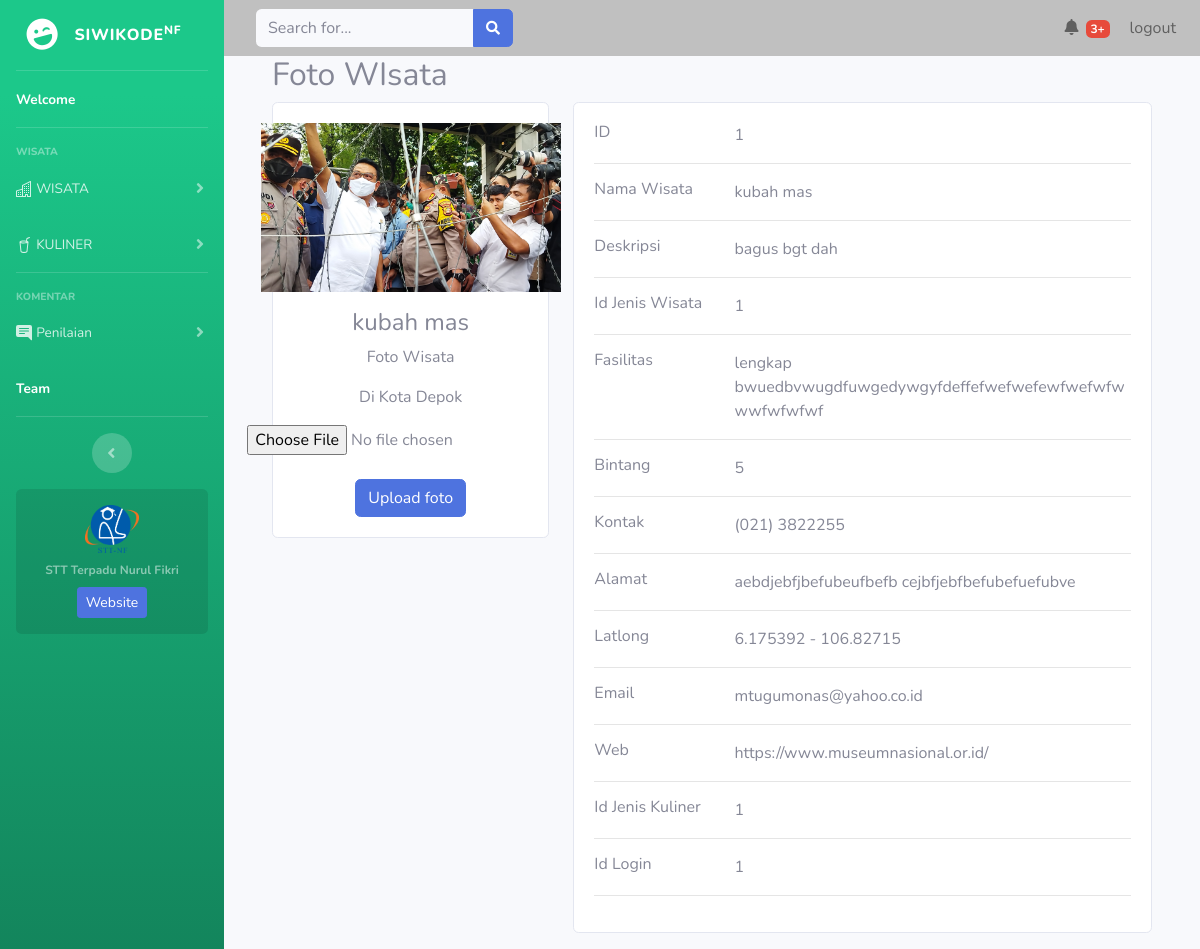
The app's page /siwikode/index.php/wisata/view/1 with its own data.
### tables this page shows
CREATE TABLE `wisata` (
  `id` int(11) NOT NULL,
  `nama_wisata` varchar(100) DEFAULT NULL,
  `deskripsi` text DEFAULT NULL,
  `jenis_wisata_id` int(11) NOT NULL,
  `fasilitas` text DEFAULT NULL,
  `bintang` smallint(6) DEFAULT NULL,
  `kontak` varchar(45) DEFAULT NULL,
  `alamat` text DEFAULT NULL,
  `latlong` varchar(20) DEFAULT NULL,
  `email` varchar(45) DEFAULT NULL,
  `web` varchar(45) DEFAULT NULL,
  `jenis_kuliner_id` int(11) NOT NULL,
  `id_penanggung_jawab` int(11) NOT NULL
);

### siwikode/application/controllers/Wisata.php (called while the page is built, shortened)
<?php
class Wisata extends CI_Controller {
    public function view($id){
        $this->load->model('wisata_model', 'wisata');
        $obj_wisata = $this->wisata->findById($id);
        $data['objwisata']=$obj_wisata;
        $data['error']='';
            $this->load->view('layouts/header');
            $this->load->view('wisata/view', $data);
            $this->load->view('layouts/footer');
    }
}
?>

### siwikode/index.php (called while the page is built, shortened)
<?php
require_once BASEPATH.'core/CodeIgniter.php';

### siwikode/application/models/Wisata_model.php (called while the page is built, shortened)
<?php
class Wisata_model extends CI_Model{
        public function findById($id){
            $query = $this->db->get_where('wisata', array('id'=>$id));
            return $query->row();
        }
}
?>

### siwikode/application/views/wisata/view.php (the view, shortened to what this page needs)
<div class="container">
    <div class="main-body">
    <div>
    <h2>Foto WIsata</h2>
    </div>
        <div class="row gutters-sm">
            <div class="col-md-4 mb-3">
            <div class="card">
                <div class="card-body">
                <div class="d-flex flex-column align-items-center text-center">
                <img src="<?=base_url()?>uploads/photos/<?=$objwisata->id?>.jpg" class="" width="300"/>
                    <div class="mt-3">
                    <h4><?=$objwisata->nama_wisata?></h4>
                    <p class="text-muted font-size-sm">Foto Wisata</p>
                    <p class="text-muted font-size-sm">Di Kota Depok</p>
<?php echo form_open_multipart('wisata/upload');?>
<input type="file" name="foto" size="200" />
<br/><br/>
<input type="submit" value="Upload foto" class="btn btn-primary"/>
</form>
                    </div>
                </div>
                </div>
            </div>
            </div>
            <div class="col-md-8">
            <div class="card mb-3">
                <div class="card-body">
                <div class="row">
                    <div class="col-sm-3">
                    <h6 class="mb-0">ID</h6>
                    </div>
                    <div class="col-sm-9 text-secondary">
                    <?=$objwisata->id?>
                    </div>
                </div>
                <hr>
                <div class="row">
                    <div class="col-sm-3">
                    <h6 class="mb-0">Nama Wisata</h6>
                    </div>
                    <div class="col-sm-9 text-secondary">
                    <?=$objwisata->nama_wisata?>
                    </div>
                </div>
                <hr>
                <div class="row">
                    <div class="col-sm-3">
                    <h6 class="mb-0">Deskripsi</h6>
                    </div>
                    <div class="col-sm-9 text-secondary">
                    <?=$objwisata->deskripsi?>
                    </div>
                </div>
                <hr>
                <div class="row">
                    <div class="col-sm-3">
                    <h6 class="mb-0">Id Jenis Wisata</h6>
                    </div>
                    <div class="col-sm-9 text-secondary">
                    <?=$objwisata->jenis_wisata_id?>
                    </div>
                </div>
                <hr>
                <div class="row">
                    <div class="col-sm-3">
                    <h6 class="mb-0">Fasilitas</h6>
                    </div>
                    <div class="col-sm-9 text-secondary">
                    <?=$objwisata->fasilitas?>
                    </div>
                </div>
                <hr>
                <div class="row">
                    <div class="col-sm-3">
                    <h6 class="mb-0">Bintang</h6>
                    </div>
                    <div class="col-sm-9 text-secondary">
                    <?=$objwisata->bintang?>
                    </div>
                </div>
                <hr>
                <div class="row">
                    <div class="col-sm-3">
                    <h6 class="mb-0">Kontak</h6>
                    </div>
                    <div class="col-sm-9 text-secondary">
                    <?=$objwisata->kontak?>
                    </div>
                </div>
                <hr>
                <div class="row">
                    <div class="col-sm-3">
                    <h6 class="mb-0">Alamat</h6>
                    </div>
                    <div class="col-sm-9 text-secondary">
                    <?=$objwisata->alamat?>
                    </div>
                </div>
                <hr>
                <div class="row">
                    <div class="col-sm-3">
                    <h6 class="mb-0">Latlong</h6>
                    </div>
                    <div class="col-sm-9 text-secondary">
                    <?=$objwisata->latlong?>
                    </div>
                </div>
                <hr>
                <div class="row">
                    <div class="col-sm-3">
                    <h6 class="mb-0">Email</h6>
                    </div>
                    <div class="col-sm-9 text-secondary">
                    <?=$objwisata->email?>
                    </div>
                </div>
                <hr>
                <div class="row">
                    <div class="col-sm-3">
                    <h6 class="mb-0">Web</h6>
                    </div>
                    <div class="col-sm-9 text-secondary">
                    <?=$objwisata->web?>
                    </div>
                </div>
                <hr>
                <div class="row">
                    <div class="col-sm-3">
                    <h6 class="mb-0">Id Jenis Kuliner</h6>
                    </div>
                    <div class="col-sm-9 text-secondary">
                    <?=$objwisata->jenis_kuliner_id?>
                    </div>
                </div>
                <hr>
                <div class="row">
                    <div class="col-sm-3">
                    <h6 class="mb-0">Id Login</h6>
                    </div>
                    <div class="col-sm-9 text-secondary">
                    <?=$objwisata->id_penanggung_jawab?>
                    </div>
                </div>
                <hr>
                </div>
            </div>
                </div>
            </div>
            </div>
        </div>
        </div>
    </div>

### siwikode/application/views/layouts/header.php (shortened to what this page needs)
<!DOCTYPE html>
<html lang="en">
<head>
    <link href="<?php echo base_url()?>assets/vendor/fontawesome-free/css/all.min.css" rel="stylesheet" type="text/css">
    <link href="<?php echo base_url()?>assets/css/sb-admin-2.min.css" rel="stylesheet">
</head>
<body id="page-top">
    <div id="wrapper">
        <ul class="navbar-nav bg-gradient-success sidebar sidebar-dark accordion" id="accordionSidebar">
            <a class="sidebar-brand d-flex align-items-center justify-content-center" href="http://localhost/siwikode/">
                <div class="sidebar-brand-icon rotate-n-15">
                    <i class="fas fa-laugh-wink"></i>
                </div>
                <div class="sidebar-brand-text mx-3">SIWIKODE<sup>NF</sup></div>
            </a>
            <hr class="sidebar-divider my-0">
            <li class="nav-item active">
                <a class="nav-link" href="http://localhost/siwikode/">
                    <span>Welcome</span></a>
            </li>
            <hr class="sidebar-divider">
            <div class="sidebar-heading">
                WISATA
            </div>
            <li class="nav-item">
                <a class="nav-link collapsed" href="#" data-toggle="collapse" data-target="#collapseTwo"
                    aria-expanded="true" aria-controls="collapseTwo">
                    <span>WISATA</span>
                </a>
            </li>
            <li class="nav-item">
                <a class="nav-link collapsed" href="#" data-toggle="collapse" data-target="#collapseUtilities"
                    aria-expanded="true" aria-controls="collapseUtilities">
                    <span>KULINER</span>
                </a>
            </li>
            <hr class="sidebar-divider">
            <div class="sidebar-heading">
                KOMENTAR
            </div>
            <li class="nav-item">
                <a class="nav-link collapsed" href="#" data-toggle="collapse" data-target="#collapsePages"
                    aria-expanded="true" aria-controls="collapsePages">
                    <span>Penilaian</span>
                </a>
            </li>
            <li class="nav-item active">
                <a class="nav-link" href="http://localhost/siwikode/index.php/team/index">
                    <span>Team</span></a>
            </li>
            <hr class="sidebar-divider d-none d-md-block">
            <div class="text-center d-none d-md-inline">
                <button class="rounded-circle border-0" id="sidebarToggle"></button>
            </div>
            <div class="sidebar-card d-none d-lg-flex">
                <img class="sidebar-card-illustration mb-2" src="<?=base_url("..\siwikode\assets\sttnf.PNG")?>" alt="LOGO STT-NF">
                <p class="text-center mb-2"><strong>STT Terpadu Nurul Fikri</strong></p>
                <a class="btn btn-primary btn-sm" href="https://nurulfikri.ac.id/">Website</a>
            </div>
        </ul>
        <div id="content-wrapper" class="d-flex flex-column">
            <div id="content">
                <nav class="navbar navbar-expand navbar-light" style="background-color: silver; topbar mb-4 static-top shadow">
                    <form
                        class="d-none d-sm-inline-block form-inline mr-auto ml-md-3 my-2 my-md-0 mw-100 navbar-search">
                        <div class="input-group">
                            <input type="text" class="form-control bg-light border-0 small" placeholder="Search for..."
                                aria-label="Search" aria-describedby="basic-addon2">
                            <div class="input-group-append">
                                <button class="btn btn-primary" type="button">
                                    <i class="fas fa-search fa-sm"></i>
                                </button>
                            </div>
                        </div>
                    </form>
                    <ul class="navbar-nav ml-auto">
                        <li class="nav-item dropdown no-arrow mx-1">
                            <a class="nav-link dropdown-toggle" href="#" id="alertsDropdown" role="button"
                                data-toggle="dropdown" aria-haspopup="true" aria-expanded="false">
                                <i class="fas fa-bell fa-fw"></i>
                                <span class="badge badge-danger badge-counter">3+</span>
                            </a>
                        </li>
                        <li class="nav-item dropdown no-arrow">
                        <a class="nav-link" href="<?php echo base_url('index.php/auth/logout'); ?>">logout</a>
                        </li>
                    </ul>
                </nav>
                <div class="container-fluid">

### siwikode/application/views/layouts/footer.php (shortened to what this page needs)
</div>
        </div>
</body>
</html>

### records on screen
wisata: nama_wisata "kubah mas", id "1", deskripsi "bagus bgt dah", jenis_wisata "1", fasilitas "lengkap bwuedbvwugdfuwgedywgyfdeffefwefwefewfwefwfwwwfwfwfwf", bintang "5", kontak "(021) 3822255", alamat "aebdjebfjbefubeufbefb cejbfjebfbefubefuefubve", latlong "6.175392 - 106.82715", email "mtugumonas@yahoo.co.id", web "https://www.museumnasional.or.id/", jenis_kuliner "1", id_penanggung_jawab "1"
